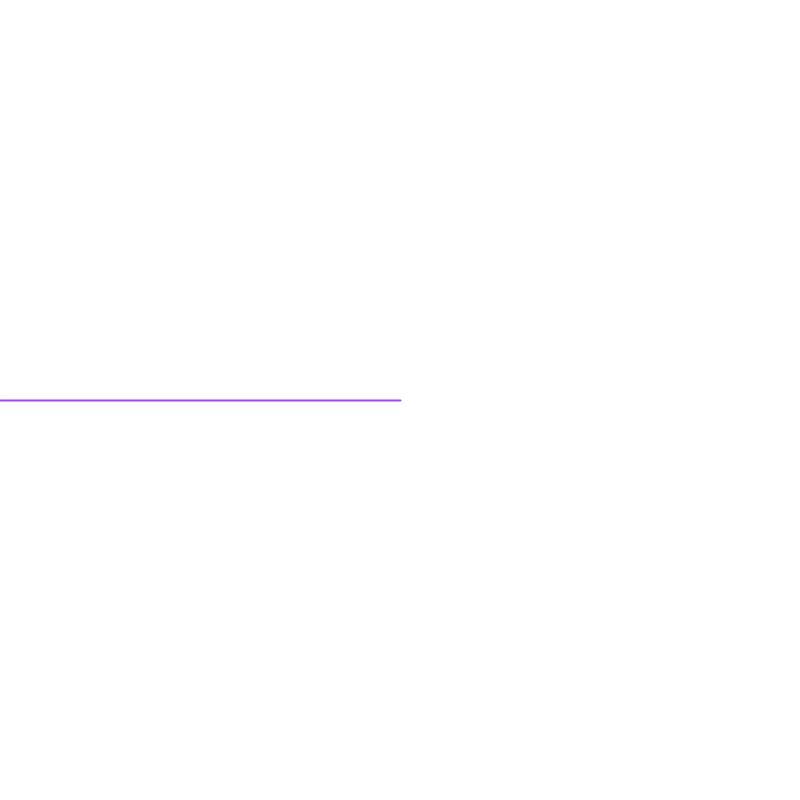
Frame 1 (no input)
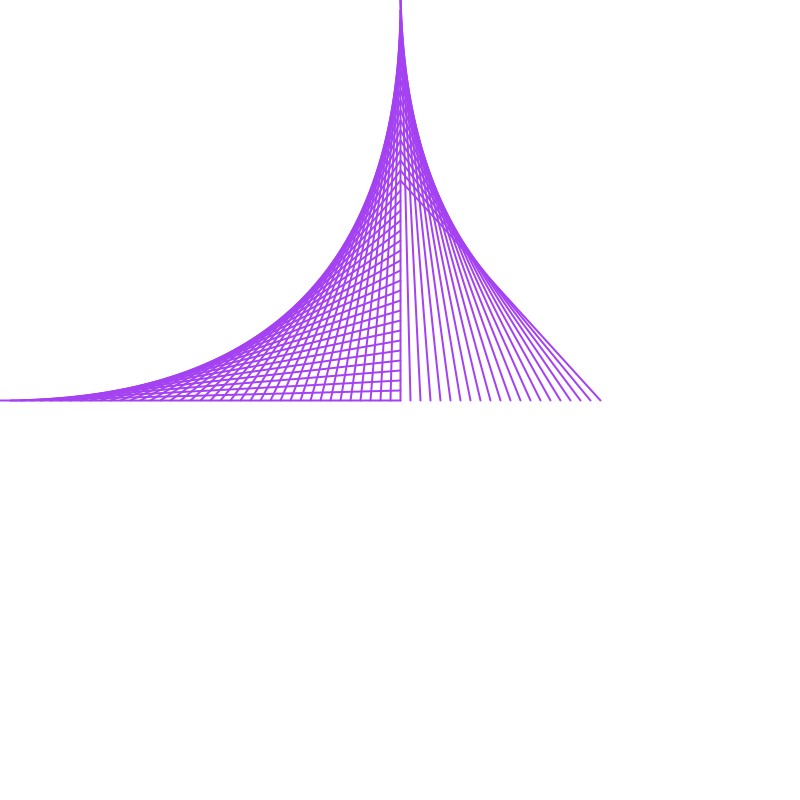
Frame 60 (the mouse pressed at the canvas centre just before this capture)
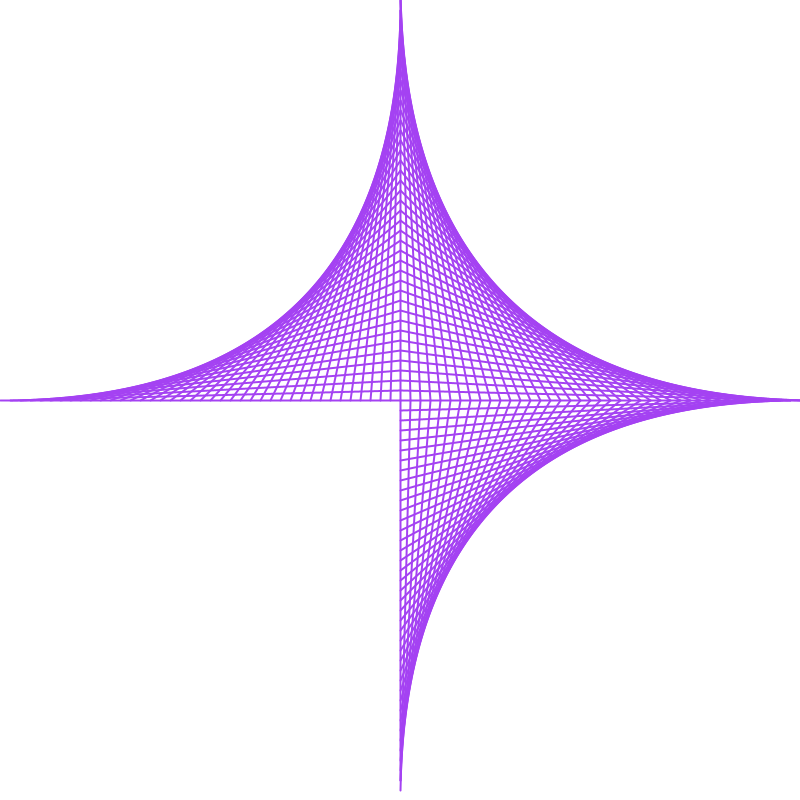
Frame 120 (the mouse held since frame 60 and released just before this capture)

The Processing sketch that drew these frames (run headless with seeded random() and noise(); from frame 60 on, the mouse is pressed at the canvas centre):

// Processing sketch: processing_64304
// ── processing_64304.pde

float a = 0;
float b = 400;
float z = 0;
float n = 0;

void setup()
{
  size(800,800);
  background(255);
  strokeWeight(2);
  stroke(random(255),random(255),random(255));
  frameRate(1500);
}

void draw()
{
  if (z <= 400)
  {
    line(a,400,400,b);
    a += 10;
    b -= 10;
    z += 10;
  }
  
  if ((z > 400) && (z <= 800))
  {
    line(a,400,400,b);
    a += 10;
    b += 10;
    z += 10;
  }
  
  if ((z > 800) && (z <= 1200))
  {
    line(a,400,400,b);
    a -= 10;
    b += 10;
    z += 10;
  }
  
  if ((z > 1200) && (z <= 1600))
  {
    line(a,400,400,b);
    a -= 10;
    b -= 10;
    z += 10;
  }
  
  if (z == 1600)
  {
    n += 10;
    stroke(random(255),random(255),random(255));
    background(255);
    a = 0;
    b = 400;
    z = 0;
  }
}
